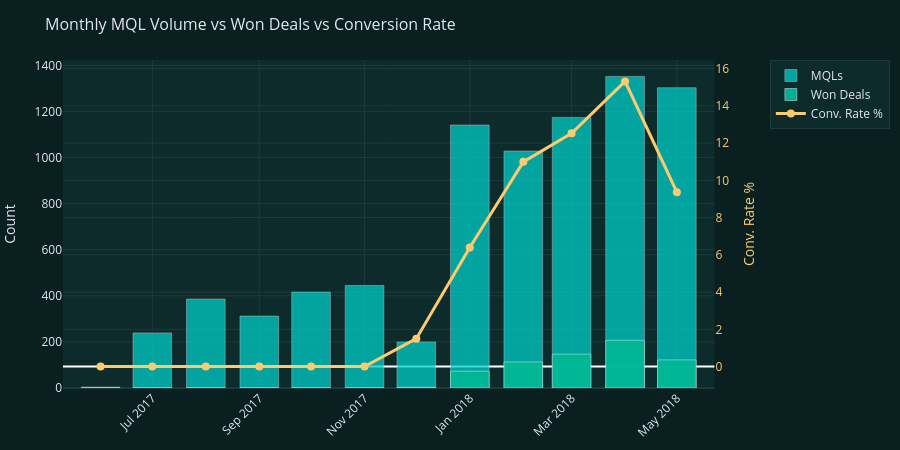

Notebook source saved alongside this figure:
### Markdown cell above
## 6. Monthly Conversion Trend

### Code cell
mqls['month'] = mqls['first_contact_date'].dt.to_period('M').astype(str)
deals['won_month'] = deals['won_date'].dt.to_period('M').astype(str)

monthly_mqls = mqls.groupby('month').size().reset_index(name='mqls')
monthly_won = deals.groupby('won_month').size().reset_index(name='won')
monthly_won.columns = ['month', 'won']

monthly = monthly_mqls.merge(monthly_won, on='month', how='left').fillna(0)
monthly['cr'] = monthly['won'] / monthly['mqls'] * 100
monthly = monthly.sort_values('month')

fig = make_subplots(specs=[[{'secondary_y': True}]])
fig.add_trace(go.Bar(x=monthly['month'], y=monthly['mqls'], name='MQLs', marker_color=ACCENT2, opacity=0.75), secondary_y=False)
fig.add_trace(go.Bar(x=monthly['month'], y=monthly['won'], name='Won Deals', marker_color=ACCENT, opacity=0.95), secondary_y=False)
fig.add_trace(go.Scatter(x=monthly['month'], y=monthly['cr'], name='Conv. Rate %', mode='lines+markers',
                          line=dict(color='#fdcb6e', width=3), marker=dict(size=8)), secondary_y=True)
fig.update_layout(barmode='overlay', xaxis_tickangle=-45)
fig.update_yaxes(title_text='Count', secondary_y=False, gridcolor=GRID_COLOR, color=TEXT_LIGHT)
fig.update_yaxes(title_text='Conv. Rate %', secondary_y=True, gridcolor=GRID_COLOR, color='#fdcb6e')
fig = style_fig(fig, title='Monthly MQL Volume vs Won Deals vs Conversion Rate', height=450)
fig.show()

### Figure 1 — Plotly figure (JSON) as saved in the notebook; plotly's stock layout.template omitted (floating-point values rounded to 4 significant figures)
{"data": [{"marker": {"color": "#00cec9"}, "name": "MQLs", "opacity": 0.75, "type": "bar", "x": ["2017-06", "2017-07", "2017-08", "2017-09", "2017-10", "2017-11", "2017-12", "2018-01", "2018-02", "2018-03", "2018-04", "2018-05"], "xaxis": "x", "y": [4, 239, 386, 312, 416, 445, 200, 1141, 1028, 1174, 1352, 1303], "yaxis": "y"}, {"marker": {"color": "#00b894"}, "name": "Won Deals", "opacity": 0.95, "type": "bar", "x": ["2017-06", "2017-07", "2017-08", "2017-09", "2017-10", "2017-11", "2017-12", "2018-01", "2018-02", "2018-03", "2018-04", "2018-05"], "xaxis": "x", "y": [0, 0, 0, 0, 0, 0, 3, 73, 113, 147, 207, 122], "yaxis": "y"}, {"line": {"color": "#fdcb6e", "width": 3}, "marker": {"size": 8}, "mode": "lines+markers", "name": "Conv. Rate %", "type": "scatter", "x": ["2017-06", "2017-07", "2017-08", "2017-09", "2017-10", "2017-11", "2017-12", "2018-01", "2018-02", "2018-03", "2018-04", "2018-05"], "xaxis": "x", "y": [0, 0, 0, 0, 0, 0, 1.5, 6.398, 10.99, 12.52, 15.31, 9.363], "yaxis": "y2"}], "layout": {"barmode": "overlay", "font": {"color": "#e2e8f0", "size": 12}, "height": 450, "legend": {"bgcolor": "#0d2b2b", "bordercolor": "#1f3a3a", "borderwidth": 1, "font": {"color": "#e2e8f0"}}, "margin": {"b": 10, "l": 10, "r": 10, "t": 60}, "paper_bgcolor": "#0a1f1f", "plot_bgcolor": "#0d2b2b", "title": {"font": {"color": "#e2e8f0", "size": 16}, "text": "Monthly MQL Volume vs Won Deals vs Conversion Rate"}, "xaxis": {"anchor": "y", "color": "#e2e8f0", "domain": [0, 0.94], "gridcolor": "#1f3a3a", "tickangle": -45, "zerolinecolor": "#1f3a3a"}, "yaxis": {"anchor": "x", "color": "#e2e8f0", "domain": [0, 1], "gridcolor": "#1f3a3a", "title": {"text": "Count"}, "zerolinecolor": "#1f3a3a"}, "yaxis2": {"anchor": "x", "color": "#fdcb6e", "gridcolor": "#1f3a3a", "overlaying": "y", "side": "right", "title": {"text": "Conv. Rate %"}}}}
